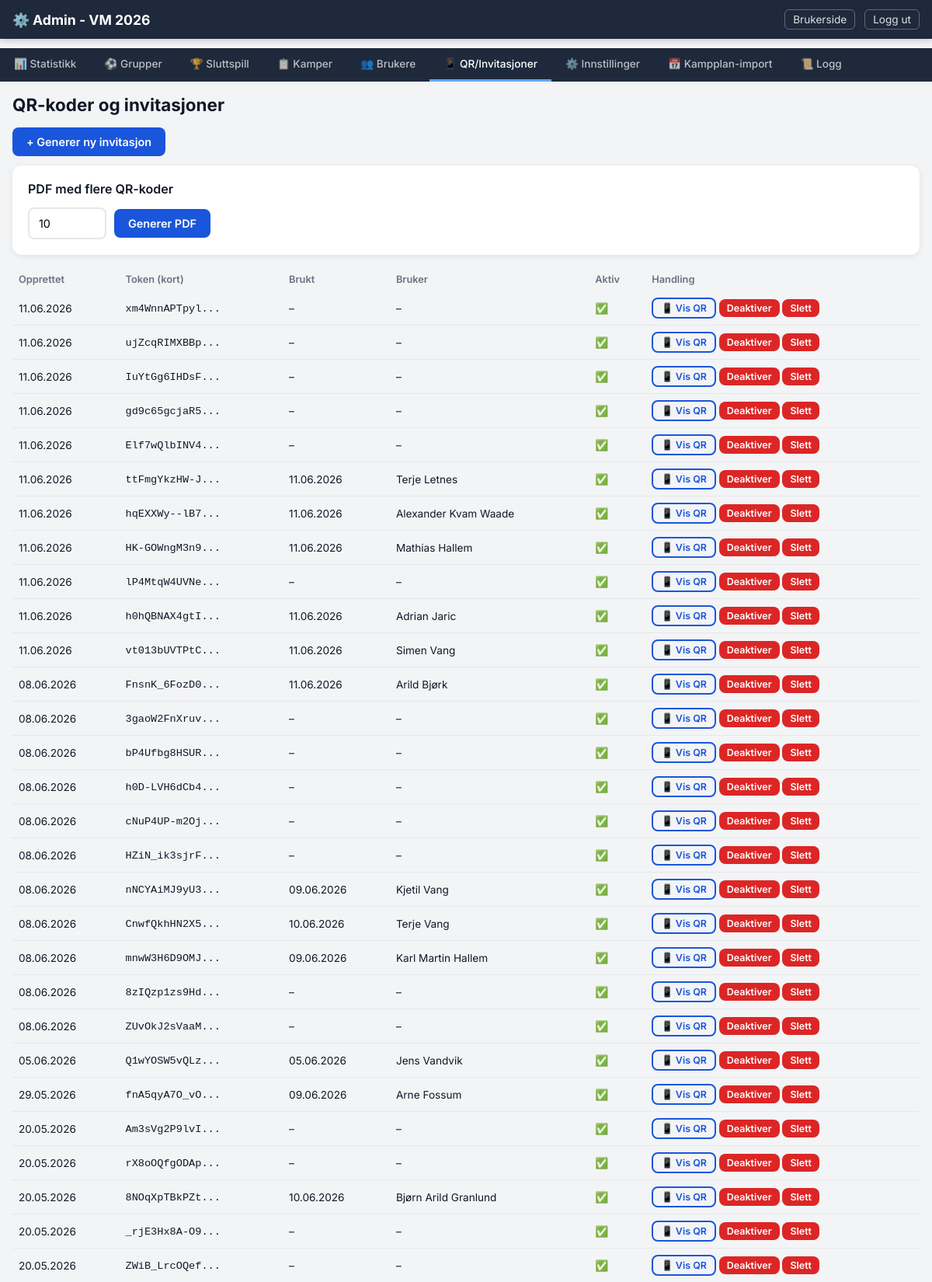
/admin/tab/qr (signed in, upper part), run on the app's committed database.
### models.py (models this page shows)
class InviteToken(db.Model):
    __tablename__ = "invite_tokens"
    id = db.Column(db.Integer, primary_key=True)
    token = db.Column(db.String(64), unique=True, nullable=False)
    created_at = db.Column(db.DateTime, default=now_utc)
    used_at = db.Column(db.DateTime, nullable=True)
    used_by_user_id = db.Column(db.Integer, db.ForeignKey("users.id"), nullable=True)
    is_active = db.Column(db.Boolean, default=True)
    used_by_user = db.relationship("User", foreign_keys=[used_by_user_id])

class User(db.Model):
    __tablename__ = "users"
    id = db.Column(db.Integer, primary_key=True)
    name = db.Column(db.String(100), nullable=False)
    email = db.Column(db.String(200), nullable=True)
    token = db.Column(db.String(64), unique=True, nullable=False)
    created_at = db.Column(db.DateTime, default=now_utc)
    last_seen_at = db.Column(db.DateTime, nullable=True)
    is_active = db.Column(db.Boolean, default=True)
    has_paid = db.Column(db.Boolean, default=False)
    anonymous_label = db.Column(db.String(50), nullable=True)  # "Spiller 1" etc.
    predictions = db.relationship("UserPrediction", back_populates="user", lazy="dynamic")
    group_predictions = db.relationship("GroupPrediction", back_populates="user", lazy="dynamic")
    score_caches = db.relationship("ScoreCache", back_populates="user", lazy="dynamic")

### routes_admin.py (the view, shortened to what this page needs)
@admin_bp.route("/tab/<tab>")
def tab(tab):
    if not admin_required():
        return redirect(url_for("admin.login"))
    groups = Group.query.order_by(Group.name).all()
    teams = Team.query.order_by(Team.name).all()
    group_matches = Match.query.filter_by(phase="group").order_by(Match.match_number).all()
    knockout_matches = Match.query.filter_by(phase="knockout").order_by(Match.match_number).all()
    all_matches = Match.query.order_by(Match.match_number).all()
    users = User.query.order_by(User.created_at.desc()).all()
    invite_tokens = InviteToken.query.order_by(InviteToken.created_at.desc()).all()
    standings_by_group = {}
    for group in groups:
        st = GroupStanding.query.filter_by(group_id=group.id).all()
        if st:
            standings_by_group[group.id] = sorted(st, key=lambda s: s.rank or 99)
    comp_settings = {s.key: s.value for s in CompetitionSetting.query.all()}
    score_settings = {s.key: s.value for s in ScoreSetting.query.all()}
    prize_summary = get_prize_pool_summary()
    scoreboard = get_scoreboard()
    statistics = get_statistics()
    audit_logs = AdminAuditLog.query.order_by(AdminAuditLog.id.desc()).limit(200).all()
    return render_template("admin.html",
        active_tab=tab,
        groups=groups,
        teams=teams,
        group_matches=group_matches,
        knockout_matches=knockout_matches,
        all_matches=all_matches,
        users=users,
        invite_tokens=invite_tokens,
        standings_by_group=standings_by_group,
        comp_settings=comp_settings,
        prize_summary=prize_summary,
        score_settings=score_settings,
        default_scores=DEFAULT_SCORES,
        scoreboard=scoreboard,
        statistics=statistics,
        audit_logs=audit_logs,
    )

### models.py (called while the page is built)
    @property
    def rank(self):
        return self.manual_rank_override if self.manual_rank_override is not None else self.calculated_rank

    @classmethod
    def get(cls, key, default=None):
        row = cls.query.filter_by(key=key).first()
        if row:
            try:
                return int(row.value)
            except (ValueError, TypeError):
                return row.value
        return default

    @classmethod
    def get(cls, key, default=None):
        row = cls.query.filter_by(key=key).first()
        return row.value if row else default

### routes_admin.py (called while the page is built)
def admin_required():
    return session.get("admin_logged_in") is True

### scoring.py (called while the page is built)
def get_score_settings():
    settings = {}
    for k, v in DEFAULT_SCORES.items():
        settings[k] = ScoreSetting.get(k, v)
    return settings

def get_prize_pool_summary():
    raw_entry_fee = CompetitionSetting.get("entry_fee", "250")
    try:
        entry_fee = int(float(raw_entry_fee))
    except (ValueError, TypeError):
        entry_fee = 250
    entry_fee = max(0, entry_fee)
    participants = User.query.filter_by(is_active=True).count()
    gross_amount = participants * entry_fee
    admin_fee_percent = 9
    net_amount = gross_amount * (100 - admin_fee_percent) / 100.0
    if net_amount <= 0:
        prize_pool = 0
    else:
        prize_pool = int(math.ceil(net_amount / 25.0) * 25)
    return {
        "entry_fee": entry_fee,
        "participants": participants,
        "gross_amount": gross_amount,
        "admin_fee_percent": admin_fee_percent,
        "net_amount": int(round(net_amount)),
        "prize_pool": prize_pool,
    }

def calc_hub(home, away):
    if home > away:
        return "H"
    elif home == away:
        return "U"
    else:
        return "B"

def get_user_total_points(user_id):
    result = db.session.query(func.sum(ScoreCache.points)).filter_by(user_id=user_id).scalar()
    return result or 0

def get_user_score_breakdown(user_id):
    caches = ScoreCache.query.filter_by(user_id=user_id).all()
    breakdown = {k: 0 for k in SCORE_KEYS}
    for c in caches:
        if c.category in breakdown:
            breakdown[c.category] = c.points
    return breakdown

### templates/admin.html (shortened to what this page needs)
<!DOCTYPE html>
<html lang="no">
<head>
  <link rel="stylesheet" href="{{ url_for('static', filename='style.css') }}">
</head>
<body>
  <nav class="navbar admin-navbar">
    <div class="navbar-inner">
      <a href="{{ url_for('admin.tab', tab='groups') }}" class="navbar-brand">⚙️ Admin - VM 2026</a>
      <div class="navbar-links">
        <a href="{{ url_for('user.index') }}" class="nav-link-small">Brukerside</a>
        <a href="{{ url_for('admin.logout') }}" class="nav-link-small">Logg ut</a>
      </div>
    </div>
  </nav>
  <div class="admin-tab-bar">
    {% set tabs = [
      ('statistics', '📊 Statistikk'),
      ('groups', '⚽ Grupper'),
      ('knockout', '🏆 Sluttspill'),
      ('matches', '📋 Kamper'),
      ('users', '👥 Brukere'),
      ('qr', '📱 QR/Invitasjoner'),
      ('settings', '⚙️ Innstillinger'),
      ('schedule', '📅 Kampplan-import'),
      ('log', '📜 Logg'),
    ] %}
    {% for tab_id, tab_label in tabs %}
    <a href="{{ url_for('admin.tab', tab=tab_id) }}"
       class="admin-tab-link {% if active_tab == tab_id %}active{% endif %}">
      {{ tab_label }}
    </a>
    {% endfor %}
  </div>
  <main class="admin-main">
  {% if active_tab == 'qr' %}
  <div class="admin-section">
    <h2>QR-koder og invitasjoner</h2>
    <form method="POST" action="{{ url_for('admin.generate_invite') }}">
      <button type="submit" class="btn btn-primary">+ Generer ny invitasjon</button>
    </form>
    <div class="admin-card" style="margin-top:12px;">
      <h3>PDF med flere QR-koder</h3>
      <form method="POST" action="{{ url_for('admin.generate_invite_pdf') }}" class="inline-form">
        <input type="number" name="count" min="1" max="200" value="10" class="form-input short">
        <button type="submit" class="btn btn-primary">Generer PDF</button>
      </form>
    </div>
    <table class="admin-table">
      <thead>
        <tr><th>Opprettet</th><th>Token (kort)</th><th>Brukt</th><th>Bruker</th><th>Aktiv</th><th>Handling</th></tr>
      </thead>
      <tbody>
        {% for inv in invite_tokens %}
        <tr>
          <td>{{ inv.created_at.strftime('%d.%m.%Y') if inv.created_at else '-' }}</td>
          <td><code>{{ inv.token[:12] }}...</code></td>
          <td>{{ inv.used_at.strftime('%d.%m.%Y') if inv.used_at else '–' }}</td>
          <td>{{ inv.used_by_user.name if inv.used_by_user else '–' }}</td>
          <td>{{ '✅' if inv.is_active else '❌' }}</td>
          <td>
            <a href="{{ url_for('admin.show_qr', invite_id=inv.id) }}" class="btn btn-xs btn-outline">📱 Vis QR</a>
            {% if inv.is_active %}
            <form method="POST" action="{{ url_for('admin.deactivate_invite', invite_id=inv.id) }}" style="display:inline">
              <button type="submit" class="btn btn-xs btn-danger">Deaktiver</button>
            </form>
            {% endif %}
            <form method="POST" action="{{ url_for('admin.delete_invite', invite_id=inv.id) }}" style="display:inline" onsubmit="return confirm('Slette denne invitasjonen?')">
              <button type="submit" class="btn btn-xs btn-danger">Slett</button>
            </form>
          </td>
        </tr>
        {% endfor %}
      </tbody>
    </table>
  </div>
  {% endif %}
  </main>
</body>
</html>

### static/style.css (style rules this page uses)
:root { --primary: #1a56db; --primary-dark: #1239a6; --secondary: #6b7280; --success: #059669; --danger: #dc2626; --warning: #d97706; --bg: #f3f4f6; --card-bg: #ffffff; --text: #111827; --text-light: #6b7280; --border: #e5e7eb; --radius: 12px; --radius-sm: 8px; --shadow: 0 2px 8px rgba(0,0,0,0.08); --shadow-lg: 0 4px 24px rgba(0,0,0,0.12); --font: 'Inter', -apple-system, BlinkMacSystemFont, sans-serif; }
* { box-sizing: border-box; margin: 0; padding: 0; }
body { font-family: var(--font); background: var(--bg); color: var(--text); min-height: 100vh; }
.navbar { background: var(--primary); color: white; position: sticky; top: 0; z-index: 100; box-shadow: 0 2px 8px rgba(0,0,0,0.2); }
.admin-navbar { background: #1e293b; }
.navbar-inner { max-width: 1200px; margin: 0 auto; display: flex; justify-content: space-between; align-items: center; padding: 12px 16px; }
.navbar-brand { color: white; text-decoration: none; font-size: 1.1rem; font-weight: 700; }
.navbar-links { display: flex; gap: 12px; }
.nav-link-small { color: rgba(255,255,255,0.85); text-decoration: none; font-size: 0.85rem; padding: 4px 10px; border: 1px solid rgba(255,255,255,0.3); border-radius: 6px; transition: background 0.2s; }
.admin-tab-bar { display: flex; background: #1e293b; overflow-x: auto; scrollbar-width: none; position: sticky; top: 52px; z-index: 90; }
.admin-tab-link { padding: 12px 18px; color: rgba(255,255,255,0.7); text-decoration: none; font-size: 0.85rem; font-weight: 500; white-space: nowrap; border-bottom: 3px solid transparent; transition: all 0.2s; }
.admin-tab-link.active { color: white; border-bottom-color: #60a5fa; }
main { max-width: 1200px; margin: 0 auto; padding: 16px; }
.admin-main { max-width: 1200px; margin: 0 auto; padding: 16px; }
.admin-card, .stats-card, .breakdown-card, .scoreboard-card { background: var(--card-bg); border-radius: var(--radius); padding: 20px; margin-bottom: 16px; box-shadow: var(--shadow); }
.admin-card h3, .stats-card h3, .breakdown-card h3, .scoreboard-card h3 { font-size: 1rem; font-weight: 600; margin-bottom: 14px; color: var(--text); }
.form-input { padding: 10px 12px; border: 2px solid var(--border); border-radius: var(--radius-sm); font-size: 0.9rem; font-family: var(--font); transition: border-color 0.2s; background: white; }
.form-input.short { max-width: 120px; }
.inline-form { display: flex; align-items: center; gap: 10px; flex-wrap: wrap; }
.btn { padding: 10px 18px; border: none; border-radius: var(--radius-sm); font-size: 0.9rem; font-weight: 600; cursor: pointer; text-decoration: none; display: inline-block; transition: all 0.2s; font-family: var(--font); }
.btn-primary { background: var(--primary); color: white; }
.btn-outline { background: transparent; color: var(--primary); border: 2px solid var(--primary); }
.btn-danger { background: var(--danger); color: white; }
.btn-xs { padding: 4px 10px; font-size: 0.78rem; }
.admin-section h2 { font-size: 1.4rem; font-weight: 700; margin-bottom: 16px; }
.admin-table { width: 100%; border-collapse: collapse; font-size: 0.85rem; }
.admin-table th { background: var(--bg); padding: 8px; text-align: left; font-weight: 600; font-size: 0.8rem; color: var(--text-light); }
.admin-table td { padding: 8px; border-bottom: 1px solid var(--border); }

### data on the page
InviteToken: created_at "11.06.2026", token "xm4WnnAPTpyl", used_at "–", used_by_user "–", is_active "✅"
InviteToken: created_at "11.06.2026", token "ujZcqRIMXBBp", used_at "–", used_by_user "–", is_active "✅"
InviteToken: created_at "11.06.2026", token "IuYtGg6IHDsF", used_at "–", used_by_user "–", is_active "✅"
InviteToken: created_at "11.06.2026", token "gd9c65gcjaR5", used_at "–", used_by_user "–", is_active "✅"
InviteToken: created_at "11.06.2026", token "Elf7wQlbINV4", used_at "–", used_by_user "–", is_active "✅"
InviteToken: created_at "11.06.2026", token "ttFmgYkzHW-J", used_at "11.06.2026", used_by_user "Terje Letnes", is_active "✅"
InviteToken: created_at "11.06.2026", token "hqEXXWy--lB7", used_at "11.06.2026", used_by_user "Alexander Kvam Waade", is_active "✅"
InviteToken: created_at "11.06.2026", token "HK-GOWngM3n9", used_at "11.06.2026", used_by_user "Mathias Hallem", is_active "✅"
InviteToken: created_at "11.06.2026", token "lP4MtqW4UVNe", used_at "–", used_by_user "–", is_active "✅"
InviteToken: created_at "11.06.2026", token "h0hQBNAX4gtI", used_at "11.06.2026", used_by_user "Adrian Jaric", is_active "✅"
InviteToken: created_at "11.06.2026", token "vt013bUVTPtC", used_at "11.06.2026", used_by_user "Simen Vang", is_active "✅"
InviteToken: created_at "08.06.2026", token "FnsnK_6FozD0", used_at "11.06.2026", used_by_user "Arild Bjørk", is_active "✅"
InviteToken: created_at "08.06.2026", token "3gaoW2FnXruv", used_at "–", used_by_user "–", is_active "✅"
InviteToken: created_at "08.06.2026", token "bP4Ufbg8HSUR", used_at "–", used_by_user "–", is_active "✅"
InviteToken: created_at "08.06.2026", token "h0D-LVH6dCb4", used_at "–", used_by_user "–", is_active "✅"
InviteToken: created_at "08.06.2026", token "cNuP4UP-m2Oj", used_at "–", used_by_user "–", is_active "✅"
InviteToken: created_at "08.06.2026", token "HZiN_ik3sjrF", used_at "–", used_by_user "–", is_active "✅"
InviteToken: created_at "08.06.2026", token "nNCYAiMJ9yU3", used_at "09.06.2026", used_by_user "Kjetil Vang", is_active "✅"
InviteToken: created_at "08.06.2026", token "CnwfQkhHN2X5", used_at "10.06.2026", used_by_user "Terje Vang", is_active "✅"
InviteToken: created_at "08.06.2026", token "mnwW3H6D9OMJ", used_at "09.06.2026", used_by_user "Karl Martin Hallem", is_active "✅"
InviteToken: created_at "08.06.2026", token "8zIQzp1zs9Hd", used_at "–", used_by_user "–", is_active "✅"
InviteToken: created_at "08.06.2026", token "ZUvOkJ2sVaaM", used_at "–", used_by_user "–", is_active "✅"
InviteToken: created_at "05.06.2026", token "Q1wYOSW5vQLz", used_at "05.06.2026", used_by_user "Jens Vandvik", is_active "✅"
InviteToken: created_at "29.05.2026", token "fnA5qyA7O_vO", used_at "09.06.2026", used_by_user "Arne Fossum", is_active "✅"
InviteToken: created_at "20.05.2026", token "Am3sVg2P9lvI", used_at "–", used_by_user "–", is_active "✅"
InviteToken: created_at "20.05.2026", token "rX8oOQfgODAp", used_at "–", used_by_user "–", is_active "✅"
InviteToken: created_at "20.05.2026", token "8NOqXpTBkPZt", used_at "10.06.2026", used_by_user "Bjørn Arild Granlund", is_active "✅"
InviteToken: created_at "20.05.2026", token "_rjE3Hx8A-O9", used_at "–", used_by_user "–", is_active "✅"
InviteToken: created_at "20.05.2026", token "ZWiB_LrcOQef", used_at "–", used_by_user "–", is_active "✅"

### other printed values
{{ tab_label }} "📊 Statistikk" "⚽ Grupper" "🏆 Sluttspill" "📋 Kamper" "👥 Brukere" "📱 QR/Invitasjoner" "⚙️ Innstillinger" "📅 Kampplan-import" "📜 Logg"
